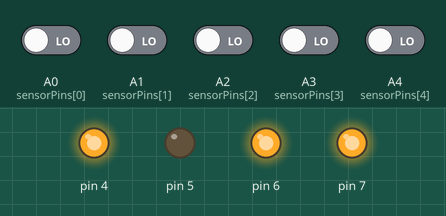
Bench run of a sketch on a simulated Arduino Uno, built with avr-gcc and run on an emulated ATmega328P. On the bench: output pins drawn as LEDs (lit = HIGH). Inputs (shaded band) come from the test bench; at power-on: A0 (sensorPins[0]), A1 (sensorPins[1]), A2 (sensorPins[2]), A3 (sensorPins[3]), A4 (sensorPins[4]) LOW.

Above: at 1.2 s.
1.3 s: A3 (sensorPins[3]) driven HIGH
At 4.07 s:
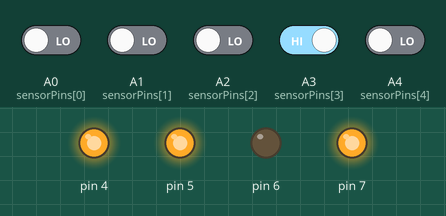
4.3 s: A0 (sensorPins[0]) driven HIGH
At 4.45 s:
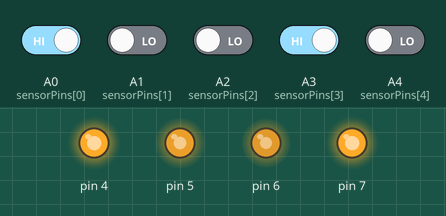
7.3 s: A1 (sensorPins[1]) driven HIGH
9.5 s: A4 (sensorPins[4]) driven HIGH
At 10.3 s:
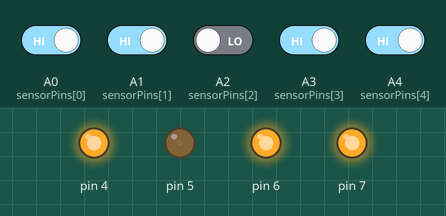
11.0 s: A4 (sensorPins[4]) driven LOW
At 11.5 s:
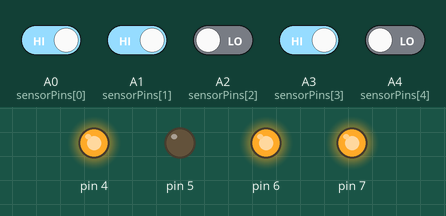
Timing chart, 0 to 13.5 s (numbered marks = the images above; inputs shaded):
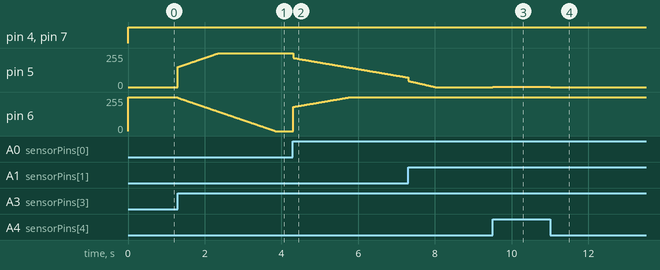

Measured:
- after the input at 1.3 s, pin 5: moves from 0/255 to 255/255 over 1.1 s, starting at once; pin 6: moves from 255/255 to 0/255 over 2.5 s, starting at once
- after the input at 4.3 s, pin 5: moves from 255/255 to 72/255 over 3.0 s, starting at once; pin 6: moves from 0/255 to 255/255 over 1.5 s, starting at once
- after the input at 9.5 s, pin 5: 0/255 → 2/255 at once
- after the input at 11.0 s, pin 5: 2/255 → 0/255 at once

The sketch:

pidControl.ino
```cpp
// PID 控制参数 (!!! 这是需要你花时间耐心整定的关键 !!!)
double Kp = 150  ;     // 比例系数 -- 先调我
double Ki = 1;     // 积分系数 -- 再调我
double Kd = 70 ;      // 微分系数 -- 最后调我

// PID 核心变量
double error = 0;
double last_error = 0;
double integral = 0;
double derivative = 0;
double correction = 0;

// 传感器引脚定义
int sensorPins[] = {A0, A1, A2, A3, A4};
int sensorValues[5];

// 小车基础速度 (0-255)
int baseSpeed = 200 ;

void setup() {
  // put your setup code here, to run once:
  pinMode(A0, INPUT);//定义从左往右第一个红外循迹传感器模块引脚为A0
  pinMode(A1, INPUT);//定义从左往右第二个红外循迹传感器模块引脚为A1
  pinMode(A2, INPUT);//定义从左往右第三个红外循迹传感器模块引脚为A2
  pinMode(A3, INPUT);//定义从左往右第四个红外循迹传感器模块引脚为A3
  pinMode(A4, INPUT);//定义从左往右第五个红外循迹传感器模块引脚为A4

  pinMode(7, OUTPUT);//定义数字引脚7为左电机方向控制脚
  pinMode(4, OUTPUT);//定义数字引脚4为右电机方向控制脚
}

void loop() {
  // put your main code here, to run repeatedly:
  // --- 输入模型 ---
  // 1. 读取传感器数据并计算误差
  calculate_error();

 // --- 处理模型 ---
  // 2. 进行PID计算，得到修正量
  calculate_pid();

  // --- 输出模型 ---
  // 3. 根据修正量控制电机转速
  control_motors();

  // 打印调试信息
  // Serial.print("Error: "); Serial.print(error);
  // Serial.print("  Correction: "); Serial.println(correction);

  delay(10); // 控制循环频率
}

void calculate_error() {
  // 读取5个传感器的值 (黑线为1, 白地为0)
  int totalWeight = 0;
  int activeSensors = 0;
  int weights[] = {-2, -1, 0, 1, 2}; // 传感器的权重

  for (int i = 0; i < 5; i++) {
    sensorValues[i] = digitalRead(sensorPins[i]);
    if (sensorValues[i] == HIGH) { // 只计算在黑线上的传感器
      totalWeight += weights[i];
      activeSensors++;
    }
  }

  // 计算误差
  if (activeSensors > 0) {
    // 加权平均法
    error = (double)totalWeight / activeSensors;
    last_error = error; // 只有找到线的时候才更新last_error
  } else {
    // 丢线情况: 根据上一次的误差方向来决定转向
    if (last_error > 0) {
      error = 2; // 上次在右边丢线，强制一个大的右偏误差，让车左转找线
    } else {
      error = -2; // 上次在左边丢线，强制一个大的左偏误差，让车右转找线
    }
  }
}

void calculate_pid() {
  // P - 比例项
  double proportional = Kp * error;

  // I - 积分项 (带积分限幅，防止饱和)
  integral += error;
  if (integral > 200) integral = 200;
  if (integral < -200) integral = -200;

  // D - 微分项
  derivative = error - last_error;

  // 最终修正量
  correction = proportional + (Ki * integral) + (Kd * derivative);
}

void control_motors() {
  // 计算左右轮的最终速度
  // 当 error > 0 (偏右) 时, correction > 0, 需要左转 (左轮减速, 右轮加速)
  int leftSpeed = baseSpeed + correction;
  int rightSpeed = baseSpeed - correction;

  // 速度限制，确保在 0-255 范围内
  leftSpeed = constrain(leftSpeed, 0, 255);
  rightSpeed = constrain(rightSpeed, 0, 255);

  // 应用速度到电机
  analogWrite(5, leftSpeed);
  digitalWrite(7,HIGH);//设定左边电机为高电平，前进
  analogWrite(6, rightSpeed);
  digitalWrite(4,HIGH);//设定右边电机为高电平，前进
}
```
